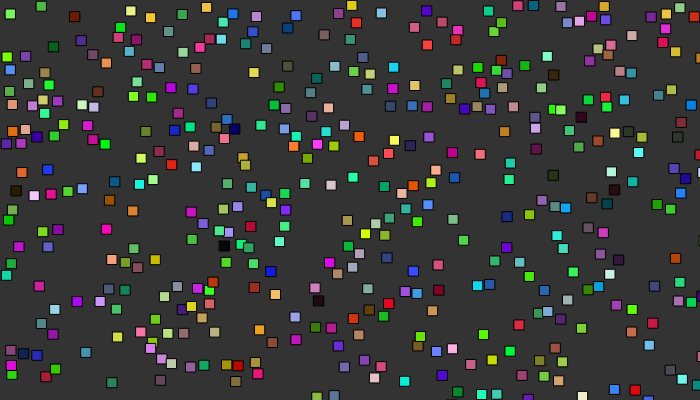
Frame 1 (no input)
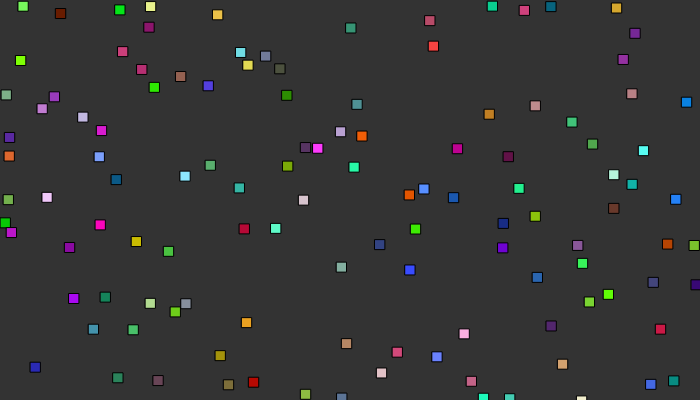
Frame 60 (no input)
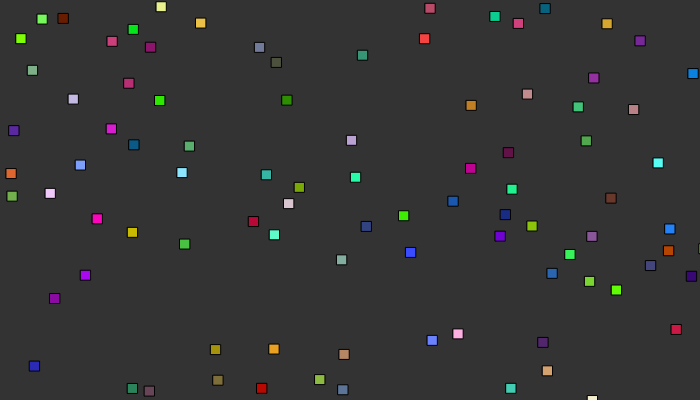
Frame 120 (the mouse pressed at the canvas centre since frame 60)

The p5.js sketch that drew these frames (run headless with seeded random() and noise() and a simulated clock; from frame 60 on, the mouse is pressed at the canvas centre):

// p5.js sketch
// ── sketch.js
var wSize = 10;
var elem = [];
var nElem = 1115;
var motion = 3;

function setup() {
	createCanvas(700, 400);

	for(var i = 0; i < nElem; i++) {
		elem[i] =  new walker();
		elem[i].d = wSize;
	}
}

function draw() {
	background(51);
	
	colision();
//	console.log(elem.length);
	for(var i = 0; i < elem.length; i++) {
		elem[i].update(random(-motion, motion), random(-motion, motion));
		elem[i].show();
	}
}

function colision() {
	for(var i = 0; i < elem.length; i++) {
		for(var j = 0; j < elem.length; j++) {
			var axi = elem[i].x + wSize/2;
			var ayi = elem[i].y + wSize/2;
			var axj = elem[j].x + wSize/2;
			var ayj = elem[j].y + wSize/2;
			var dx = Math.abs(axi - axj);
			var dy = Math.abs(ayi - ayj);
			if(i != j && elem[i].alive + elem[j].alive > 1 && (dx < wSize && dy < wSize)){ 
				elem[i].alive = 0;
				elem[j].alive = 0;
			}
		}
	}
	for(var i = elem.length-1; i >= 0; i--) {
		if(elem[i].alive == 0) {
			elem.splice(i, 1);
		}
	}
}

// ── walker.js
function walker() {
	this.x = random(width);
	this.y = random(height);
	this.d = 5;
	this.r = random(255);
	this.g = random(255);
	this.b = random(255);
	this.alive = 1;

	this.show = function() {
		if(this.alive == 1) {
			fill(this.r, this.g, this.b);
			rect(this.x, this.y, this.d, this.d);
		}
	}

	this.update = function(ix, iy) {
		if(this.x + ix > 0 && this.x + ix < width) {
			this.x += ix;
		}
		if(this.y + iy > 0 && this.y + iy < height) {
			this.y += iy;
		}
	}
}
